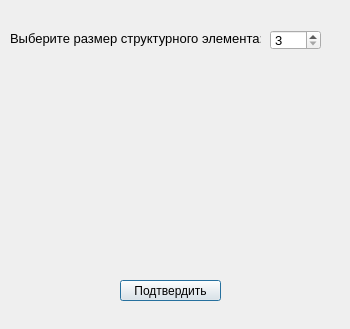
<?xml version="1.0" encoding="UTF-8"?>
<ui version="4.0">
 <class>elemWindow</class>
 <widget class="QDialog" name="elemWindow">
  <property name="geometry">
   <rect>
    <x>0</x>
    <y>0</y>
    <width>350</width>
    <height>329</height>
   </rect>
  </property>
  <property name="windowTitle">
   <string>Dialog</string>
  </property>
  <widget class="QLabel" name="label">
   <property name="geometry">
    <rect>
     <x>10</x>
     <y>30</y>
     <width>251</width>
     <height>16</height>
    </rect>
   </property>
   <property name="font">
    <font>
     <pointsize>10</pointsize>
    </font>
   </property>
   <property name="text">
    <string>Выберите размер структурного элемента:</string>
   </property>
  </widget>
  <widget class="QSpinBox" name="spinBox">
   <property name="geometry">
    <rect>
     <x>270</x>
     <y>30</y>
     <width>51</width>
     <height>20</height>
    </rect>
   </property>
   <property name="font">
    <font>
     <pointsize>10</pointsize>
    </font>
   </property>
   <property name="minimum">
    <number>3</number>
   </property>
   <property name="maximum">
    <number>5</number>
   </property>
  </widget>
  <widget class="QPushButton" name="confirmButton">
   <property name="geometry">
    <rect>
     <x>120</x>
     <y>280</y>
     <width>101</width>
     <height>21</height>
    </rect>
   </property>
   <property name="text">
    <string>Подтвердить</string>
   </property>
  </widget>
 </widget>
 <resources/>
 <connections/>
</ui>
